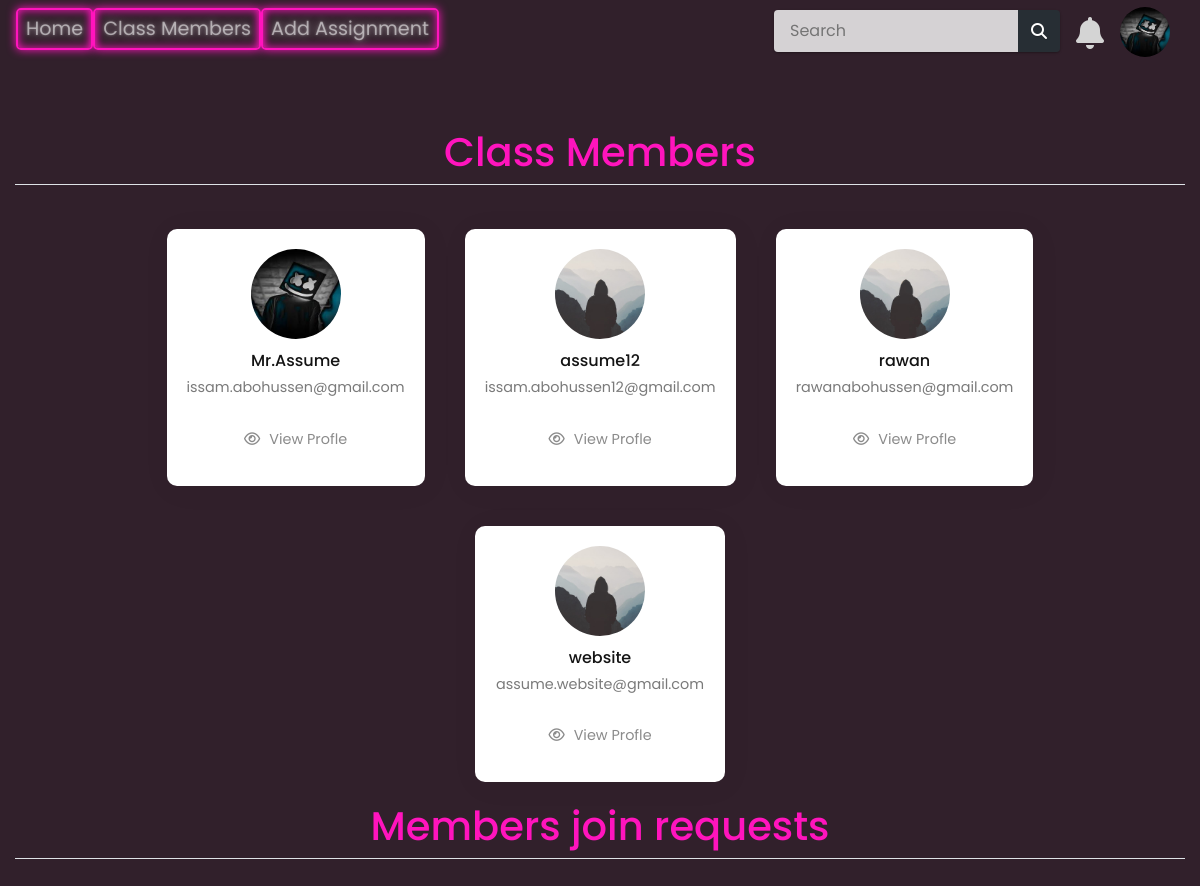
The app's page /ClassMembers (signed in), older data.
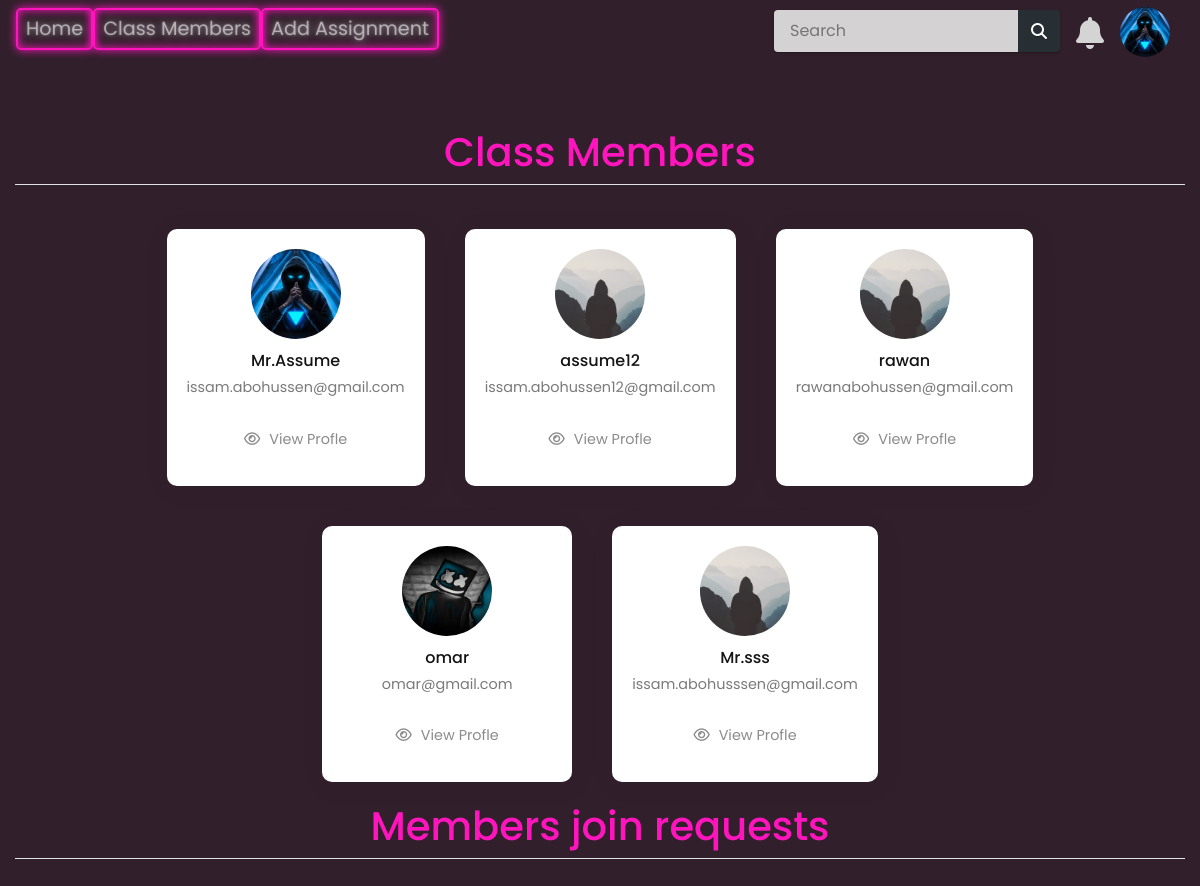
The same page, newer data.
### tables this page shows
CREATE TABLE users (id INTEGER PRIMARY KEY AUTOINCREMENT NOT NULL, username TEXT NOT NULL, email TEXT NOT NULL, password TEXT NOT NULL, role TEXT NOT NULL, school TEXT NOT NULL, grade TEXT NOT NULL, profile_pic TEXT NOT NULL, groupNumber INTEGER NOT NULL);

### app.py (the view)
@app.route('/ClassMembers', methods=['GET', 'POST'])
@login_required
def ClassMembers():
    currentUser = db.execute("SELECT * FROM users WHERE id = ?;", session["user_id"])
    Members = db.execute("SELECT * FROM users WHERE groupNumber = ?;", currentUser[0]["groupNumber"])
    MembersQueue = db.execute("SELECT * FROM users JOIN joinGroupQueue ON users.username = joinGroupQueue.userUsername;")
    for Member in Members:
        Member["profile_pic"] = os.path.join(app.config["UPLOAD_FODER"], Member["profile_pic"])
    for Member in MembersQueue:
        Member["profile_pic"] = os.path.join(app.config["UPLOAD_FODER"], Member["profile_pic"])
    navbar_data = get_navbar_data(session["user_id"])
    return render_template("ClassMembers.html", loggedIn="True", Members=Members, MembersQueue=MembersQueue, navbar_data=navbar_data)

### app.py (called while the page is built)
@app.after_request
def after_request(response):
    response.headers["Cache-Control"] = "no-cache, no-store, must-revalidate"
    response.headers["Expires"] = 0
    response.headers["Pragma"] = "no-cache"
    return response

### helpers.py (called while the page is built, shortened)
def login_required(f):
    @wraps(f)
    def decorated_function(*args, **kwargs):
        if session.get("user_id") is None:
            return redirect("/login")
        return f(*args, **kwargs)
    return decorated_function

def get_navbar_data(userId):
    row = db.execute("SELECT * FROM users WHERE id = ?", userId)
    role = row[0]["role"]
    username = row[0]["username"]
    groupNumber = row[0]["groupNumber"]
    profile_pic_path = row[0]["profile_pic"]
    notifications = db.execute("SELECT * FROM notifications WHERE userId = ? ORDER BY dateTime DESC;", session["user_id"])
    navbar_data = [
        {"username": username,
        "groupNumber": groupNumber,
        "role": role,
        "profile_pic_path": profile_pic_path},
        {"notifications": notifications},
        {"notificationslenght": len(notifications)}
    ]
    return navbar_data

### templates/ClassMembers.html (shortened to what this page needs)
{% extends "base.html" %} {% block title %}Login{% endblock %} {% block content %}
<head>
    <link rel="stylesheet" href="{{ url_for('static', filename='styles/btn_style.css')}}">
    <link rel="stylesheet" href="{{ url_for('static', filename='styles/style.css')}}">
    <link rel="stylesheet" href="{{ url_for('static', filename='styles/members.css')}}">
</head>
<body >
    <div class="content-section">
        <fieldset class="form-group">
            <legend class="border-bottom mb-4"><h1>Class Members</h1></legend>
            <div class="container">
                {% for Member in Members %}
                <div class="box">
                    <div class="content">
                        <img src="{{ Member["profile_pic"] }}" alt="">
                        <strong>{{ Member["username"] }}</strong>
                        <p>{{ Member["email"] }}</p>
                    </div>
                    <div class="btn">
                        <a href="/{{ Member["username"] }}"><i class="fa fa-eye" aria-hidden="true"></i>View Profle</a>
                    </div>
                </div>
                {% endfor %}
            </div>
            {% if  navbar_data[0]["role"] =="Teacher"%}
            <legend class="border-bottom mb-4"><h1>Members join requests</h1></legend>
            {% endif %}
        </fieldset>
    </div>
</body>
{% endblock %}

### templates/base.html (shortened to what this page needs)
<!DOCTYPE html>
<html>
<head>
    <link rel="stylesheet" href="https://stackpath.bootstrapcdn.com/bootstrap/4.4.1/css/bootstrap.min.css" />
    <link rel="stylesheet" href="https://stackpath.bootstrapcdn.com/font-awesome/4.7.0/css/font-awesome.min.css" />
    <link rel="stylesheet" href="/static/styles/base.css"/>
</head>
<body>
    <nav class="navbar navbar-expand-lg navbar-dark">
        <div class="collapse navbar-collapse" id="navbar">
            <div class="navbar-nav">
                {% if  loggedIn=="True"%}
                <a class="nav-item nav-link neon-button-nav" id="home" href="/">Home</a>
                <a class="nav-item nav-link neon-button-nav" id="ClassMembers" href="/ClassMembers">Class Members</a>
                {% if  navbar_data[0]["role"] =="Teacher"%}
                <a class="nav-item nav-link neon-button-nav" id="AddVokabulary" href="/AddAssignment">Add Assignment</a>
                {% endif %}
                {% else %}
                <a class="nav-item nav-link neon-button-nav" id="login" href="/login">Login</a>
                <a class="nav-item nav-link neon-button-nav" id="signUp" href="/sign-up">Sign Up</a>
                {% endif %}
            </div>
            {% if  loggedIn=="True"%}
    <div class="action">
      <div id="profile" class="profile">
        <img src="/static/profile_pics/{{ navbar_data[0]["profile_pic_path"] }}">
      </div>
    </div>
    <div id="wrapper" class="wrapper">
      <div class="notification_wrap">
        <div class="notification_icon">
          <i class="fas fa-bell"></i>
        </div>
    </div>
  </div>
      <div class="search">
        <input autocomplete="off" id="serchBox" type="text" class="textbox" placeholder="Search">
        <input title="Search" value="" type="submit" class="button">
    </div>
    {% endif %}
    </nav>
    <div class="container">{% block content %} {% endblock %}</div>
</body>
</html>

### static/styles/base.css (style rules this page uses)
* { margin: 0; padding: 0; font-family: 'Poppins', sans-serif; }
.action { position: fixed; top: 7px; right: 30px; z-index: 10; }
.action .profile { position: relative; width: 50px; height: 50px; border-radius: 50%; overflow: hidden; cursor: pointer; }
.action .profile img { position: absolute; top: 0; left: 0; width: 100%; height: 100%; object-fit: cover; }
.wrapper { position: fixed; top: 10px; right: -140px; z-index: 9; }
.notification_wrap { width: 500px; }
.notification_wrap .notification_icon { position: relative; width: 50px; height: 50px; font-size: 32px; margin: 0 auto; text-align: center; color: #d4d4d4; }
.notification_wrap .notification_icon .fa-bell { cursor: pointer; }
.search { outline: 0; -webkit-box-shadow: 0 1px 3px rgba(0, 0, 0, 0.12), 0 1px 2px rgba(0, 0, 0, 0.24); box-shadow: 0 1px 3px rgba(0, 0, 0, 0.12), 0 1px 2px rgba(0, 0, 0, 0.24); -webkit-border-radius: 4px; border-radius: 4px; position: fixed; top: 10px; right: 140px; z-index: 11; }
.search > .textbox { outline: 0; height: 42px; width: 244px; line-height: 42px; padding: 0 16px; background-color: rgba(255, 255, 255, 0.8); color: #212121; border: 0; float: left; -webkit-border-radius: 4px 0 0 4px; border-radius: 4px 0 0 4px; }
.search > .button { outline: 0; background: none; background-color: rgba(38, 50, 56, 0.8); float: left; height: 42px; width: 42px; text-align: center; line-height: 42px; border: 0; color: #FFF; font: normal normal normal 14px/1 FontAwesome; font-size: 16px; text-rendering: auto; text-shadow: 0 1px 1px rgba(0, 0, 0, 0.2); -webkit-transition: background-color .4s ease; transition: background-color .4s ease; -webkit-border-radius: 0 4px 4px 0; border-radius: 0 4px 4px 0; }

### static/styles/btn_style.css (style rules this page uses)
:root { --clr-neon: hsl(317 100% 54%); --clr-bg: hsl(323 21% 16%); }
*, *::before, *::after { box-sizing: border-box; }
body { min-height: 100vh; background: var(--clr-bg); font-family: "Balsamiq Sans", cursive; color: var(--clr-neon); }
.neon-button-nav { font-size: 1.2rem; display: inline-block; cursor: pointer; text-decoration: none; color: var(--clr-neon); border: var(--clr-neon) 0.125em solid; padding: 0.25em 1em; border-radius: 0.25em; text-shadow: 0 0 0.125em hsl(0 0% 100% / 0.3), 0 0 0.45em currentColor; box-shadow: inset 0 0 0.5em 0 var(--clr-neon), 0 0 0.5em 0 var(--clr-neon); position: relative; padding-left: 30em; padding-right: 30em; }
.neon-button-nav::after { content: ""; position: absolute; top: 0; bottom: 0; left: 0; right: 0; box-shadow: 0 0 2em 0.5em var(--clr-neon); opacity: 0; background-color: var(--clr-neon); z-index: -1; transition: opacity 100ms linear; }
.content-section { margin-top: 20px; margin-top: 70px; }

### static/styles/style.css (style rules this page uses)
* { -webkit-box-sizing: border-box; -moz-box-sizing: border-box; box-sizing: border-box; margin: 0; padding: 0; }
h1, h3 { text-align: center; }
.container { width: 100%; }

### static/styles/members.css (style rules this page uses)
* { box-sizing: border-box; padding: 0; margin: 0; }
body { max-width: 100%; margin: 0; padding: 0; display: flex; flex-direction: column; }
.container { max-width: 100%; display: flex; justify-content: center; align-items: center; flex-wrap: wrap; }
.box { position: relative; min-width: 250px; background-color: #fff; box-shadow: 2px 3px 30px rgba(0,0,0,0.05); display: flex; flex-direction: column; justify-content: center; align-items: center; padding: 20px; margin: 20px; position: relative; border-radius: 10px; }
.content img { max-width: 90px; height: 90px; border-radius:100px; overflow: hidden; object-fit: cover; object-position: top; }
.content { display: flex; flex-direction: column; justify-content: center; align-items: center; }
.content strong { font-weight: 500; color: #141414; margin-top: 10px; }
.content p { font-size: 0.9rem; color: #7a7a7a; margin: 4px 0px 10px 0px; cursor: pointer; }
.btn { margin-top: 5px; display: flex; justify-content: space-between; align-items: center; max-width: 100%; margin-left: 0px; }
.btn a i { margin-right: 9px; }
.btn a { border-radius: 20px; color: #8b8b8b; padding: 8px 20px; font-size: 0.9rem; }

Row changes from the older to the newer data that the page shows:
changed users "Mr.Assume": profile_pic: a different picture
changed users: profile_pic: picture added in place of a placeholder; username "website" → "omar"; email "assume.website@gmail.com" → "omar@gmail.com"
added users: profile_pic (placeholder picture), username "Mr.sss", email "issam.abohusssen@gmail.com"
